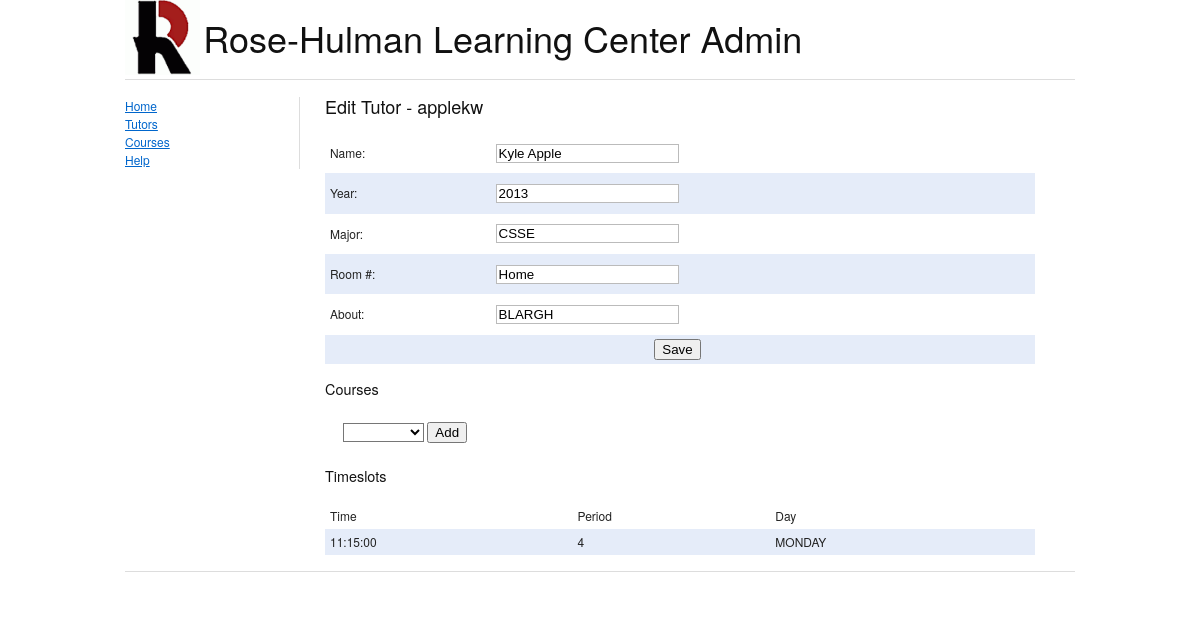
Screenshot of /site/admin/index.php?page=edit_tutor&tutor_id=applekw with the database file from the repository.
### tables this page shows
CREATE TABLE IF NOT EXISTS `tutor` (
  `name` varchar(50) DEFAULT NULL,
  `year` int(4) DEFAULT NULL,
  `TID` varchar(50) NOT NULL DEFAULT '',
  `major` varchar(50) DEFAULT NULL,
  `Room_Number` varchar(50) DEFAULT NULL,
  `about_tutor` varchar(500) DEFAULT NULL,
  PRIMARY KEY (`TID`)
);

CREATE TABLE IF NOT EXISTS `tutor_timeslot` (
  `TID` varchar(50) NOT NULL,
  `TSID` int(11) NOT NULL,
  `DAYOFWEEK` varchar(50) NOT NULL,
  KEY `TID` (`TID`),
  KEY `TSID` (`TSID`)
);

CREATE TABLE IF NOT EXISTS `timeslot` (
  `TSID` int(11) NOT NULL AUTO_INCREMENT,
  `Time` time NOT NULL,
  `Period` varchar(50) NOT NULL,
  PRIMARY KEY (`TSID`)
);

### db_con.php (called while the page is built)
<?php
	function getDBCon() {
		$host = "localhost:3306";
		$username = "root";
		$password = "LearningCenter";
		$db_name = "lcwebapp";
		return new mysqli($host, $username, $password, $db_name);
	}
?>

### tutor_controller.php (called while the page is built, shortened)
<?php
	include_once("course_controller.php");
	function get_tutor_by_id($mysqli, $tutor_id)
	{
		$result = $mysqli->query("SELECT tutor.TID, tutor.name, tutor.year, tutor.major, tutor.Room_Number, tutor.about_tutor FROM tutor WHERE tutor.TID = '" . $tutor_id . "'");
		$tutor_object = $result->fetch_object("tutor");
		return $tutor_object;
	}
	function get_tutor_courses_tutored($mysqli, $tutor_id)
	{
		$result = $mysqli->query("SELECT course.CID, course.department, course.course_number, course.course_description FROM course INNER JOIN tutor_course ON (course.CID = tutor_course.CID ) WHERE tutor_course.TID = '" . $tutor_id . "'");
		$results_array = array();
		return $results_array;
	}
	function get_tutor_timeslots($mysqli, $tutor_id)
	{
		$result = $mysqli->query("SELECT timeslot.TSID, timeslot.Time,timeslot.Period, tutor_timeslot.DAYOFWEEK FROM (timeslot INNER JOIN (tutor INNER JOIN tutor_timeslot ON tutor.TID = tutor_timeslot.TID) ON (timeslot.TSID =tutor_timeslot.TSID)) WHERE tutor.TID = '" . $tutor_id . "'");
		$results_array = array();
		while($results_obj = $result->fetch_object('TutorTimeslot'))
		{
			array_push($results_array, $results_obj);
		}
		return $results_array;
	}
?>

### course_controller.php (called while the page is built, shortened)
<?php
	function get_courses_by_crn($mysqli, $course_number)
	{
		$result = $mysqli->query("SELECT CID, department, course_number, course_description FROM course WHERE course_number LIKE '%" . $course_number . "%'");
		$results_array = array();
		while($result_obj = $result->fetch_object("Course"))
		{
			array_push($results_array, $result_obj);
		}
		return $results_array;
	}
?>

### site/admin/pages/edit_tutor.php (the view, shortened to what this page needs)
<?php
require_once("../../tutor_controller.php");
require_once("display_admin.php");
if(isset($_GET['tutor_id']))
   $tutor = get_tutor_by_id(getDBCon(),$_GET['tutor_id']);
?>
<div>
<h3>Edit Tutor - <?php echo($tutor->TID); ?></h3>
<form method="post" action="index.php?page=save_tutor">
<table>
<?php display_edit_tutor($tutor); ?>
</table>
</form>
<h4>Courses</h4>
<?php
$all_courses = get_courses_by_crn($mysqli, "");
$courses = get_tutor_courses_tutored($mysqli, $tutor->TID);
?>
<ul>
<select name="courses">
<option value=""></option>
<?php
foreach(array_diff($all_courses,$courses) as $course) {
	echo("<option value=\"" . $course->CID . "\">" . $course->course_number . "</option>");
}
?>
</select>
<input type="button" name="add" value="Add" />
</ul>
<h4>Timeslots</h4>
<table>
<tr><td>Time</td><td>Period</td><td>Day</td></tr>
<?php
$timeslots = get_tutor_timeslots($mysqli, $tutor->TID);
foreach($timeslots as $timeslot) {
	echo("<tr><td>" . $timeslot->Time . "</td><td>" . $timeslot->Period . "</td><td>" . $timeslot->DAYOFWEEK . "</td></tr>");
}
?>
</table>
</div>

### site/admin/pages/display_admin.php (shortened to what this page needs)
<?php
function display_edit_tutor($tutor) {
	echo("
	<tr><td>Name:</td><td><input type=\"text\" name=\"name\" value=\"" . $tutor->name . "\" /></td></tr>
	<tr><td>Year:</td><td><input type=\"text\" name=\"year\" value=\"" . $tutor->year . "\" /></td></tr>
	<tr><td>Major:</td><td><input type=\"text\" name=\"major\" value=\"" . $tutor->major . "\" /></td></tr>
	<tr><td>Room #:</td><td><input type=\"text\" name=\"room_number\" value=\"" . $tutor->Room_Number . "\" /></td></tr>
	<tr><td>About:</td><td><input type=\"text\" name=\"about\" value=\"" . $tutor->about_tutor . "\" /></td></tr>
	<tr><td colspan=\"2\" style=\"text-align:center\"><input type=\"submit\" value=\"Save\" /></td></tr>
	");
}
?>

### site/css/blueprint/screen.css (style rules this page uses)
html { margin:0;padding:0;border:0; }
body, div, span, object, iframe, h1, h2, h3, h4, h5, h6, p, blockquote, pre, a, abbr, acronym, address, code, del, dfn, em, img, q, dl, dt, dd, ol, ul, li, fieldset, form, label, legend, table, caption, tbody, tfoot, thead, tr, th, td, article, aside, dialog, figure, footer, header, hgroup, nav, section { margin:0;padding:0;border:0;font-size:100%;font:inherit;vertical-align:baseline; }
body { line-height:1.5;background:white; }
table { border-collapse:separate;border-spacing:0; }
caption, th, td { text-align:left;font-weight:normal;float:none !important; }
table, th, td { vertical-align:middle; }
html { font-size:100.01%; }
body { font-size:75%;color:#222;background:#fff;font-family:"Helvetica Neue", Arial, Helvetica, sans-serif; }
h1, h2, h3, h4, h5, h6 { font-weight:normal;color:#111; }
h3 { font-size:1.5em;line-height:1;margin-bottom:1em; }
h4 { font-size:1.2em;line-height:1.25;margin-bottom:1.25em; }
ul, ol { margin:0 1.5em 1.5em 0;padding-left:1.5em; }
ul { list-style-type:disc; }
table { margin-bottom:1.4em;width:100%; }
th, td, caption { padding:4px 10px 4px 5px; }
tbody tr:nth-child(even) td, tbody tr.even td { background:#e5ecf9; }
input[type=text], input[type=password], input[type=url], input[type=email], input.text, input.title, textarea { background-color:#fff;border:1px solid #bbb;color:#000; }
select { background-color:#fff;border-width:1px;border-style:solid; }
input[type=text], input[type=password], input[type=url], input[type=email], input.text, input.title, textarea, select { margin:0.5em 0; }

### site/css/blueprint/print.css (style rules this page uses)
body { line-height:1.5;font-family:"Helvetica Neue", Arial, Helvetica, sans-serif;color:#000;background:none;font-size:10pt; }
h1, h2, h3, h4, h5, h6 { font-family:"Helvetica Neue", Arial, "Lucida Grande", sans-serif; }

### rows the page displays
tutor: TID "applekw", name "Kyle Apple", year "2013", major "CSSE", room_number "Home", about "BLARGH"
tutor_timeslot: TSID.Time "11:15:00", TSID.Period "4", DAYOFWEEK "MONDAY"
